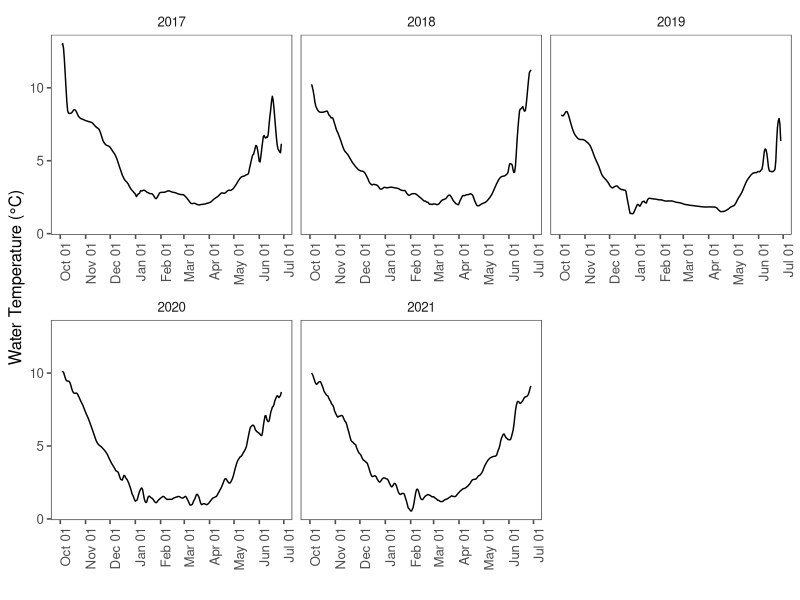

Write the R code that produced this figure. (Note: this script raises an error after producing the figure.)
#### CLEAR THE ENVIRONMENT FIRST ---------------------------------------------

rm(list = ls(all.names = TRUE))


#### LOAD PACKAGES -----------------------------------------------------------

library(tidyverse)
library(data.table)
library(ggplot2)
library(lubridate)
library(ggthemes)
library(data.table)
library(readxl)
library(gridExtra)
library(grid)
library(cowplot)


#### LOAD TEMPERATURE DATA -----------------------------------------------------------------------

temp.1 <- read_excel("data/lake-superior-thunder-bay/lake-superior-thunder-bay-temperature.xlsx", sheet = "2017")
temp.2 <- read_excel("data/lake-superior-thunder-bay/lake-superior-thunder-bay-temperature.xlsx", sheet = "2018")
temp.3 <- read_excel("data/lake-superior-thunder-bay/lake-superior-thunder-bay-temperature.xlsx", sheet = "2019")
temp.4 <- read_excel("data/lake-superior-thunder-bay/lake-superior-thunder-bay-temperature.xlsx", sheet = "2020")
temp.5 <- read_excel("data/lake-superior-thunder-bay/lake-superior-thunder-bay-temperature.xlsx", sheet = "2021")

temp.all <- bind_rows(temp.1, temp.2, temp.3, temp.4, temp.5) %>% 
  mutate(yday = yday(date))
rm(temp.1, temp.2, temp.3, temp.4, temp.5)

## Calculate a 5-day center moving average to smooth temperature curve
## Smoothing prevents issues below trying to find the start and stop from large daily temp deviations
temp.all.ma <- temp.all %>% group_by(year) %>% 
  mutate(temp.ma_c = frollmean(temp_c, n = 5, align = "center")) %>% 
  filter(!is.na(temp.ma_c))

## 
ggplot(temp.all.ma, aes(x = date, y = temp.ma_c)) + 
  geom_line() + theme_few() + 
  labs(y = 'Water Temperature (°C)', x = "") + 
  scale_x_datetime(date_breaks = "1 month", date_labels =  "%b %d") + 
  theme(axis.text.x = element_text(angle = 90, hjust = 1)) + 
  facet_wrap(~year, scales = "free_x")


#### LOAD DATA WITH SPAWNING START AND END TEMPS -------------------------------------------------

model.locations <- read_excel("data/model-population-parameters.xlsx", sheet = "bio-parameters") %>% 
  filter(population == "Thunder Bay")


#### CALCULATE MEAN SPAWNING DATE ----------------------------------------------------------------

## Calculate the start date of spawning period
spawn.start.date <- temp.all.ma %>% 
  group_by(year) %>% 
  filter(temp.ma_c <= model.locations$start.spawn.temp_c) %>% 
  arrange(date) %>% 
  slice(1) %>% select(year, spawn.start.date = date)

## Calculate the end date of spawning period
spawn.end.date <- temp.all.ma %>% 
  group_by(year) %>% 
  filter(temp.ma_c <= model.locations$end.spawn.temp_c) %>% 
  arrange(date) %>% 
  slice(1) %>% 
  select(year, spawn.end.date = date) %>% 
  ## subtract one day to correct for temp less than (spawning ends day of temp threshold)
  mutate(spawn.end.date = as.Date(spawn.end.date)-1)

## Combine start and end dates; Filter to each day in spawning period
spawn.period.temp <- temp.all.ma %>% 
  left_join(spawn.start.date) %>% 
  left_join(spawn.end.date) %>% 
  mutate(spawn.length_days = as.Date(spawn.end.date) - as.Date(spawn.start.date),
         spawn.end.date = as.Date(ifelse(spawn.length_days > 30, spawn.start.date+20, spawn.end.date), origin = "1970-01-01"),
         spawn.length_days = as.Date(spawn.end.date) - as.Date(spawn.start.date)) %>%
  group_by(year) %>% 
  filter(date >= spawn.start.date, date <= spawn.end.date)

mu.spawn <- spawn.period.temp %>% 
  group_by(year) %>% 
  summarize(mu.spawn.date = mean(date)) %>% 
  mutate(mu.spawn.yday = yday(mu.spawn.date))


#### CALCULATE MEAN HATCHING DATE ----------------------------------------------------------------

mu.hatch <- read_excel("data/lake-superior-thunder-bay/lake-superior-thunder-bay-hatching.xlsx", sheet = "lake-superior-thunder-bay-hatch") %>%
  mutate(hatch.yday = yday(date)) %>% 
  summarize(mu.hatch = weighted.mean(hatch.yday, mean.density)) %>% pull()


#### FILTER TEMP PROFILES BY START AND END DATES -------------------------------------------------

temp.spawn <- temp.all.ma %>% left_join(mu.spawn) %>%
  group_by(year) %>% 
  filter(yday >= mu.spawn.yday) %>% 
  select(-mu.spawn.yday, -mu.spawn.date)
temp.hatch <- temp.all.ma %>% group_by(year) %>% filter(yday <= mu.hatch)
temp.inc <- bind_rows(temp.spawn, temp.hatch) 

## Find ADD at hatch
temp.ADD <- temp.inc %>% group_by(year) %>% 
  mutate(ADD = cumsum(temp.ma_c)) %>% 
  filter(ADD == max(ADD)) %>% 
  select(date, year, temp.ma_c, ADD)


#### XXXXXXXXX -----------------------
## Polynomial: y = a + bx + cx^2
## Semilog: log10(y) = log10(a) + log10(b)x + log10(c)x^2
## Antilog: 10^(log(y))

## Colby and Brooke
model.CB <- read_excel("data/model-structural-parameters.xlsx", sheet = "coefficients") %>% 
  filter(lake == "Pickeral Lake")

## Take antilog from daily semilog output, accumulate across days
model.CB.perc <- temp.all.ma %>% left_join(mu.spawn) %>% 
  group_by(year) %>% 
  filter(date >= mu.spawn.date) %>%
  mutate(perc.day = (10^(model.CB$a + model.CB$b * temp.ma_c + model.CB$c * temp.ma_c^2))*100,
         perc.cum = cumsum(perc.day)) %>% 
  filter(perc.cum <= 100) %>%
  mutate(ADD = cumsum(temp.ma_c))

model.CB.perc.max <- model.CB.perc %>% group_by(year) %>% 
  filter(perc.cum == max(perc.cum)) %>% 
  select(date, year, temp.ma_c, ADD) %>% 
  mutate(model = "CB")

## Stewart et al. 2021
model.superior <- read_excel("data/model-structural-parameters.xlsx", sheet = "coefficients") %>% 
  filter(lake == "Lake Superior")

## Take antilog from daily semilog output, accumulate across days
model.ST.perc <- temp.all.ma %>% left_join(mu.spawn) %>% 
  group_by(year) %>% 
  filter(date >= mu.spawn.date) %>%
  mutate(perc.day = (10^(model.superior$a + model.superior$b * temp.ma_c + model.superior$c * temp.ma_c^2))*100,
         perc.cum = cumsum(perc.day),) %>% 
  filter(perc.cum <= 100) %>%
  mutate(ADD = cumsum(temp.ma_c))

model.ST.perc.max <- model.ST.perc %>% group_by(year) %>% 
  filter(perc.cum == max(perc.cum)) %>% 
  select(date, year, temp.ma_c, ADD) %>% 
  mutate(model = "ST")


#### COMBINE ALL MODEL HATCHING ESTIMATES --------------------------------------------------------

model.hatching.all <- temp.ADD %>% 
  mutate(model = "EP") %>% 
  bind_rows(., model.ST.perc.max, model.CB.perc.max) %>% 
  mutate(model = factor(model, ordered = TRUE, levels = c("EP", "ST", "CB")),
         jday = yday(date))

model.hatching.all.comp <- model.hatching.all %>% 
  group_by(model) %>% 
  summarize(mean.yday = mean(jday),
            n = n()) %>% 
  select(model, n, mean.yday) %>% 
  pivot_wider(names_from = model, values_from = mean.yday) %>% 
  mutate(diff.ST = EP-ST,
         diff.CB = EP-CB)


#### VISUALIZATIONS ------------------------------------------------------------------------------

ggplot(temp.all.ma, aes(x = date, y = temp.ma_c)) + 
  geom_line(size = 0.8) +
  geom_vline(data = data.frame(year = unique(temp.all.ma$year), 
                               date = temp.inc %>% group_by(year) %>% slice(1) %>% pull(date)),
             aes(xintercept = date), color = "gray25", linetype = "dashed", show.legend = FALSE) +
  geom_point(data = model.hatching.all, aes(x = as.POSIXct(date), y = temp.ma_c, fill = model, shape = model), size = 3) +
  scale_shape_manual("", values = c(21, 22, 23),
                     labels = c("Observed Hatching  ", "Stewart et al., 2021  ", "Colby & Brooke, 1973")) +
  scale_fill_manual("", values = c("lightsalmon", "cornflowerblue", "forestgreen"),
                    labels = c("Observed Hatching  ", "Stewart et al., 2021  ", "Colby & Brooke, 1973")) +
  scale_x_datetime(date_breaks = "1 month", date_labels =  "%b %d") + 
  labs(y = "Water Temperature (°C)") + 
  theme_few() + 
  theme(axis.text.x = element_text(angle = 45, hjust = 1),
        axis.text = element_text(size = 12),
        axis.title.y = element_text(size = 15),
        axis.title.x = element_blank(),
        legend.position = "top", 
        legend.text = element_text(size = 15),
        strip.text = element_text(size = 12),
        panel.spacing = unit(1, "lines")) + 
  facet_wrap(~year, scales = "free_x")

ggsave("figures/lake-superior-thunder-bay/lake-superior-thunder-bay-model-comparison-temp.png", height = 7, width = 11, dpi = 300)


plot.add <- ggplot(model.hatching.all, aes(x = factor(year), y = ADD, group = model)) +
  geom_point(aes(fill = model, shape = model), size = 3) + 
  scale_shape_manual("", values = c(21, 22, 23),
                     labels = c("Observed Hatching  ", "Stewart et al., 2021  ", "Colby & Brooke, 1973")) +
  scale_fill_manual("", values = c("lightsalmon", "cornflowerblue", "forestgreen"),
                    labels = c("Observed Hatching  ", "Stewart et al., 2021  ", "Colby & Brooke, 1973")) +
  labs(y = "Degree-days") +
  theme_few() + 
  theme(axis.text.x = element_text(angle = 45, hjust = 1),
        axis.text = element_text(size = 12),
        axis.title.y = element_text(size = 15),
        axis.title.x = element_blank(),
        legend.position = "top", 
        legend.text = element_text(size = 15),
        strip.text = element_text(size = 12),
        panel.spacing = unit(1, "lines"))

plot.date <- ggplot(model.hatching.all, aes(x = factor(year), y = jday, group = model)) +
  geom_point(aes(fill = model, shape = model), size = 3) + 
  scale_shape_manual("", values = c(21, 22, 23),
                     labels = c("Observed Hatching  ", "Stewart et al., 2021  ", "Colby & Brooke, 1973")) +
  scale_fill_manual("", values = c("lightsalmon", "cornflowerblue", "forestgreen"),
                    labels = c("Observed Hatching  ", "Stewart et al., 2021  ", "Colby & Brooke, 1973")) +
  labs(y = "Julian Date") +
  theme_few() + 
  theme(axis.text.x = element_text(angle = 45, hjust = 1),
        axis.text = element_text(size = 12),
        axis.title.y = element_text(size = 15),
        axis.title.x = element_blank(),
        legend.position = "top", 
        legend.text = element_text(size = 15),
        strip.text = element_text(size = 12),
        panel.spacing = unit(1, "lines"))

## Combine all figures
plot.all <- grid.arrange(
  arrangeGrob(get_legend(plot.add),
              nrow = 1,
              ncol = 1),
  arrangeGrob(
    arrangeGrob(plot.add + theme(legend.position = "none", axis.title.x = element_blank()),
                nrow = 1),
    arrangeGrob(plot.date + theme(legend.position = "none", axis.title.x = element_blank()), 
                nrow = 1),
    ncol = 2,
    widths = c(1, 1)
  ),
  heights = c(0.05, 1.0)
)

ggsave("figures/lake-superior-thunder-bay/lake-superior-thunder-bay-model-comparison-point.png", plot = plot.all, width = 8, height = 5, dpi = 300)

